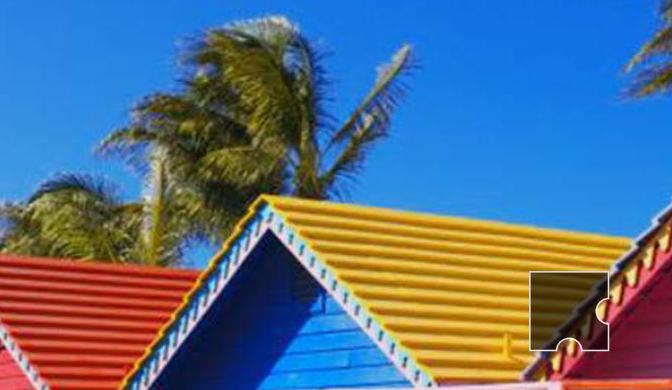
#> input picture 项目/豆瓣验证码/origin.png, 672 x 390 px
$ python -i crawl.py   (imports and definitions only)
#> lines starting #> are read from the running program, lines starting #| are printed output that depends on the picture; after the words box and inside, x2 and y2 are one past the last pixel; in counts of white or black regions, pixels touching at a corner belong together
# -*- coding: utf-8 -*-

from selenium.webdriver.support import expected_conditions as ec
from selenium.webdriver.common.action_chains import ActionChains
from selenium.webdriver.support.wait import WebDriverWait  #
from selenium.webdriver.common.by import By
from selenium import webdriver
from urllib import request
import random
import time
import cv2
import re

# [1 line that did not run here, left out]


# [50 lines left out: function get_image, not called in this run]


def get_distance(image):

#> called with image = '../../../豆瓣验证码/origin.png'
    image_process = cv2.imread(image)
#> image_process is the input picture: shape (390, 672, 3); mean B, G, R 135.4, 110.2, 87.7

    # 算法
    blurred = cv2.GaussianBlur(image_process, (5, 5), 0)
    canny = cv2.Canny(blurred, 50, 150)
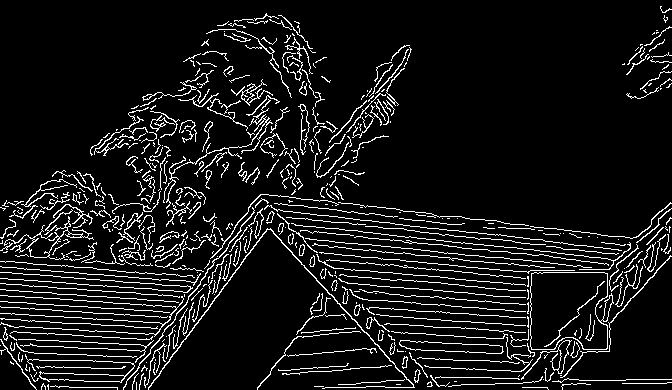
#> canny: shape (390, 672); 8.9% white in thin lines or dots
    contours, _ = cv2.findContours(canny, cv2.RETR_TREE, cv2.CHAIN_APPROX_SIMPLE)
#> contours = 516 contours, 454 with area under 20; largest, box (x1, y1, x2, y2) and area: (530, 272, 614, 350) 5506, (530, 272, 608, 350) 5352, (399, 340, 504, 354) 804, (399, 340, 503, 354) 796, (25, 354, 135, 383) 554

    for contour in contours:
        area = cv2.contourArea(contour)
        perimeter = cv2.arcLength(contour, True)
        x, y, w, h = cv2.boundingRect(contour)

        if 5025 < area < 7215 and 300 < perimeter < 380:
            cv2.rectangle(image_process, (x, y), (x + w, y + h), (0, 0, 255), 2)
            cv2.imwrite("output.jpg", image_process)
            return x
#> this loop made 126 passes
#> (area, perimeter, x, y, w, h) on passes 40, 41, 56, 57, 58, 59, 126: (554, 486.5, 25, 354, 110, 29), (525.5, 183.4, 39, 372, 86, 11), (222, 249.4, 521, 340, 51, 40), (183, 83.6, 557, 340, 13, 34), (804.5, 226.2, 399, 340, 105, 14), (796.5, 223, 399, 340, 104, 14), (5351.5, 335.4, 530, 272, 78, 78)
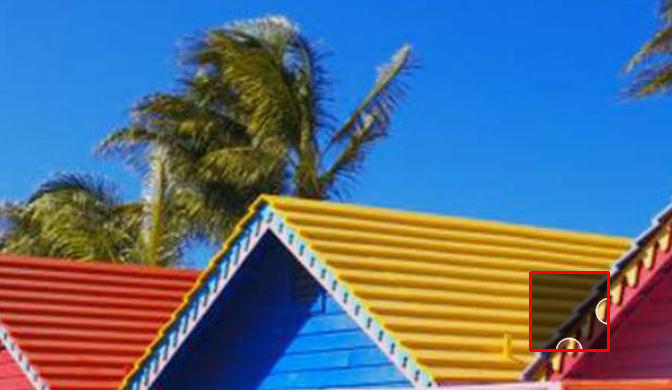
#> image_process: shape (390, 672, 3); 0.36% of pixels changed, all inside (x1, y1, x2, y2) = (529, 271, 610, 352)


# [29 lines left out: function get_move, not called in this run]


# [5 lines not run here, left out]

>>> result = get_distance('../../../豆瓣验证码/origin.png')
#> result = 530
